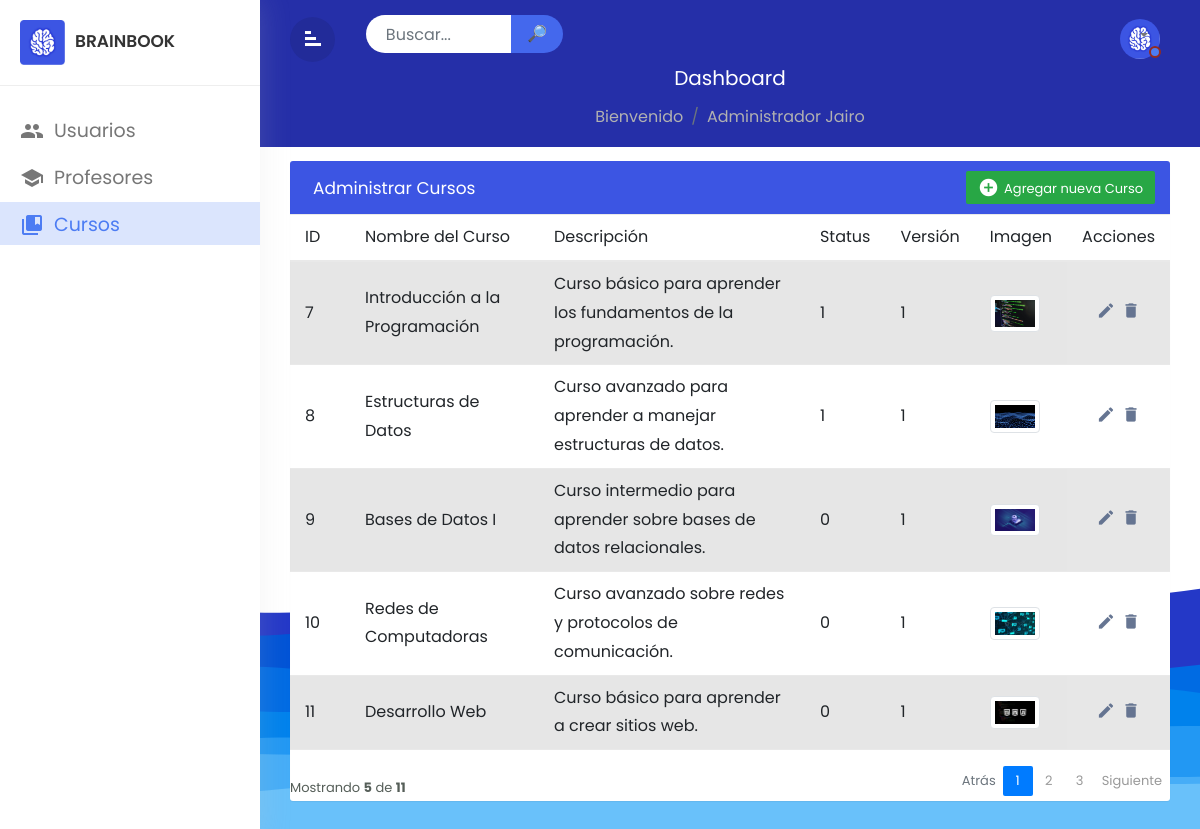
The page /dashboard/indexCursos.php (signed in) on the database its author committed.
### tables this page shows
CREATE TABLE `cursos` (
  `id_curso` int(11) NOT NULL,
  `nombre_curso` varchar(255) NOT NULL,
  `descripcion` text DEFAULT NULL,
  `status` tinyint(4) NOT NULL DEFAULT 1,
  `version` int(11) DEFAULT 1,
  `imagen` varchar(50) DEFAULT NULL
);

### dashboard/indexCursos.php (the view, shortened to what this page needs)
<!doctype html>
<?php
if (isset($_SESSION['usuario'])) {
    $nombre_usuario = $_SESSION['usuario'];
} else {
    header("Location: ../views/index.php");
    exit();
}
function obtenerTituloRol($rol_usuario)
{
    switch ($rol_usuario) {
        case 3:
            return 'Administrador';
    }
}
?>
<html lang="es">
<head>
    <link rel="stylesheet" href="../dashboard/sources/css/bootstrap.min.css">
    <link rel="stylesheet" href="https://maxcdn.bootstrapcdn.com/bootstrap/4.5.2/css/bootstrap.min.css">
    <link rel="stylesheet" href="../dashboard/sources/css/custom.css">
</head>
<body>
        <div class="wrapper">
            <div id="sidebar">
                <div class="sidebar-header">
                    <a href="../views/index.php">
                        <h3><img src="logobrainbook.jpeg" class="img-fluid" /><span>BrainBook</span></h3>
                    </a>
                </div>
                <ul class="list-unstyled component m-0">
                    <li class="">
                        <a href="indexUsuarios.php" class="dashboard"><i class="material-icons">group</i>Usuarios</a>
                    </li>
                    <li class="">
                        <a href="indexProfesores.php" class=""><i class="material-icons">school</i>Profesores</a>
                    </li>
                    <li class="active">
                        <a href="indexCursos.php" class=""><i class="material-icons">collections_bookmark</i>Cursos</a>
                    </li>
                </ul>
            </div>
            <div id="content">
                <div class="top-navbar">
                    <div class="xd-topbar">
                        <div class="row">
                            <div class="col-2 col-md-1 col-lg-1 order-2 order-md-1 align-self-center">
                                <div class="xp-menubar"> <span
                                        class="material-icons text-white">signal_cellular_alt</span>
                                </div>
                            </div>
                            <div class="col-md-5 col-lg-3 order-3 order-md-2">
                                <div class="xp-searchbar">
                                    <div class="input-group">
                                        <input type="search" id="busqueda" class="form-control" placeholder="Buscar...">
                                        <div class="input-group-append"> <button class="btn" type="submit"
                                                id="button-addon2">🔎</button> </div>
                                    </div>
                                </div>
                            </div>
                            <div class="col-10 col-md-6 col-lg-8 order-1 order-md-3">
                                <div class="xp-profilebar text-right">
                                    <nav class="navbar p-0">
                                        <ul class="nav navbar-nav flex-row ml-auto">
                                            <li class="nav-item dropdown"> <a class="nav-link dropdown-toggle" href="#"
                                                    id="navbarDropdown" role="button" data-toggle="dropdown"
                                                    aria-haspopup="true" aria-expanded="false"> <img
                                                        src="logobrainbook.jpeg"
                                                        style="width:40px; border-radius:50%;" />
                                                    <span class="xp-user-live"></span> </a>
                                            </li>
                                        </ul>
                                    </nav>
                                </div>
                            </div>
                        </div>
                        <div class="xp-breadcrumbbar text-center">
                            <h4 class="page-title">Dashboard</h4>
                            <?php
                            if (isset($_SESSION['usuario']) && isset($_SESSION['rol'])) {
                                $titulo_rol = obtenerTituloRol($_SESSION['rol']);
                                echo '<ol class="breadcrumb"> <li class="breadcrumb-item active">Bienvenido</li> <li class="breadcrumb-item active" aria-current="page">' . $titulo_rol . ' ' . htmlspecialchars($nombre_usuario) . '</li> </ol>';
                            } ?>
                        </div>
                    </div>
                </div>
                <div class="main-content">
                    <div class="row">
                        <div class="col-md-12">
                            <div class="table-wrapper">
                                <div class="table-title">
                                    <div class="row">
                                        <div class="col-sm-6 p-0 flex justify-content-lg-start justify-content-center">
                                            <h2 class="ml-lg-2">Administrar Cursos</h2>
                                        </div>
                                        <div class="col-sm-6 p-0 flex justify-content-lg-end justify-content-center">
                                            <a href="#addCourseModal" class="btn btn-success" data-toggle="modal">
                                                <i class="material-icons">&#xE147;</i>
                                                <span>Agregar nueva Curso</span>
                                            </a>
                                        </div>
                                    </div>
                                </div>
                                <?php
                                $registros_por_pagina = 5;
                                if (isset($_GET['pagina'])) {
                                    $pagina_actual = $_GET['pagina'];
                                } else {
                                    $pagina_actual = 1;
                                }
                                $offset = ($pagina_actual - 1) * $registros_por_pagina;
                                $database = new Database();
                                $conn = $database->getConnection();
                                $consulta = "SELECT cursos.id_curso, cursos.nombre_curso, cursos.descripcion, cursos.status, cursos.version, cursos.imagen, (SELECT COUNT(*) FROM curso_estudiante WHERE curso_estudiante.id_curso = cursos.id_curso) AS usuarios_inscritos FROM cursos LIMIT :offset, :registros_por_pagina";
                                $stmt = $conn->prepare($consulta);
                                $stmt->bindParam(':offset', $offset, PDO::PARAM_INT);
                                $stmt->bindParam(':registros_por_pagina', $registros_por_pagina, PDO::PARAM_INT);
                                $stmt->execute();
                                $resultado = $stmt->fetchAll(PDO::FETCH_ASSOC);
                                $resultado_total = $conn->query("SELECT COUNT(*) AS total FROM cursos");
                                $row_total = $resultado_total->fetch(PDO::FETCH_ASSOC);
                                $total_registros = $row_total['total'];
                                $total_paginas = ceil($total_registros / $registros_por_pagina); ?>
                                <table class="table table-striped table-hover">
                                    <thead>
                                        <tr>
                                            <th>ID</th>
                                            <th>Nombre del Curso</th>
                                            <th>Descripción</th>
                                            <th>Status</th>
                                            <th>Versión</th>
                                            <th>Imagen</th>
                                            <th>Acciones</th>
                                        </tr>
                                    </thead>
                                    <tbody id="courseTable">
                                        <?php foreach ($resultado as $fila) { ?>
                                        <tr>
                                            <td>
                                                <?php echo htmlspecialchars($fila['id_curso']); ?>
                                            </td>
                                            <td>
                                                <?php echo htmlspecialchars($fila['nombre_curso']); ?>
                                            </td>
                                            <td>
                                                <?php echo htmlspecialchars($fila['descripcion']); ?>
                                            </td>
                                            <td>
                                                <?php echo htmlspecialchars($fila['status']); ?>
                                            </td>
                                            <td>
                                                <?php echo htmlspecialchars($fila['version']); ?>
                                            </td>
                                            <td>
                                                <?php if (!empty($fila['imagen'])) { ?>
                                                <img src="<?php echo htmlspecialchars($fila['imagen']); ?>"
                                                    alt="Imagen del Curso" width="50" height="50" class="img-thumbnail"
                                                    data-toggle="modal" data-target="#imageModal"
                                                    data-src="<?php echo htmlspecialchars($fila['imagen']); ?>">
                                                <?php } else { ?>
                                                No hay imagen
                                                <?php } ?>
                                            </td>
                                            <td align="center">
                                                    <a class="edit" href="#editCourseModal" data-toggle="modal"
                                                        data-id="<?php echo htmlspecialchars($fila['id_curso']); ?>"
                                                        data-nombre="<?php echo htmlspecialchars($fila['nombre_curso']); ?>"
                                                        data-descripcion="<?php echo htmlspecialchars($fila['descripcion']); ?>"
                                                        data-status="<?php echo htmlspecialchars($fila['status']); ?>"
                                                        data-version="<?php echo htmlspecialchars($fila['version']); ?>"
                                                        data-imagen="<?php echo htmlspecialchars($fila['imagen']); ?>">
                                                        <i class="material-icons" data-toggle="tooltip"
                                                            title="Edit">&#xE254;</i>
                                                    </a>
                                                    <a class="delete" href="#deleteCourseModal" data-toggle="modal"
                                                        data-id="<?php echo htmlspecialchars($fila['id_curso']); ?>">
                                                        <i class="material-icons" data-toggle="tooltip"
                                                            title="Delete">&#xE872;</i>
                                                    </a>
                                                </td>
                                            </tr>
                                        <?php } ?>
                                    </tbody>
                                </table>
                                <div class="clearfix">
                                    <div class="hint-text">Mostrando
                                        <b><?php echo min(count($resultado), $registros_por_pagina); ?></b> de
                                        <b><?php echo $total_registros; ?></b>
                                    </div>
                                    <ul class="pagination">
                                        <?php if ($pagina_actual > 1): ?>
                                            <li class="page-item"><a href="?pagina=<?php echo $pagina_actual - 1; ?>"
                                                    class="page-link">Atrás</a></li>
                                        <?php else: ?>
                                            <li class="page-item disabled"><a href="#" class="page-link">Atrás</a></li>
                                        <?php endif; ?>
                                        <?php for ($i = 1; $i <= $total_paginas; $i++): ?>
                                            <li class="page-item <?php echo $i == $pagina_actual ? 'active' : ''; ?>">
                                                <a href="?pagina=<?php echo $i; ?>" class="page-link"><?php echo $i; ?></a>
                                            </li>
                                        <?php endfor; ?>
                                        <?php if ($pagina_actual < $total_paginas): ?>
                                            <li class="page-item"><a href="?pagina=<?php echo $pagina_actual + 1; ?>"
                                                    class="page-link">Siguiente</a></li>
                                        <?php else: ?>
                                            <li class="page-item disabled"><a href="#" class="page-link">Siguiente</a>
                                            </li>
                                        <?php endif; ?>
                                    </ul>
                                </div>
                            </div>
                        </div>
                    </div>
                </div>
            </div>
        </div>
</body>
</html>

### dashboard/indexCursos.php (style rules this page uses)
.form-control { border: 2px solid #007bff; }

### rows shown on the page
cursos: id_curso "7", nombre_curso "Introducción a la Programación", descripcion "Curso básico para aprender los fundamentos de la programación.", status "1", version "1", imagen (picture)
cursos: id_curso "8", nombre_curso "Estructuras de Datos", descripcion "Curso avanzado para aprender a manejar estructuras de datos.", status "1", version "1", imagen (picture)
cursos: id_curso "9", nombre_curso "Bases de Datos I", descripcion "Curso intermedio para aprender sobre bases de datos relacionales.", status "0", version "1", imagen (picture)
cursos: id_curso "10", nombre_curso "Redes de Computadoras", descripcion "Curso avanzado sobre redes y protocolos de comunicación.", status "0", version "1", imagen (picture)
cursos: id_curso "11", nombre_curso "Desarrollo Web", descripcion "Curso básico para aprender a crear sitios web.", status "0", version "1", imagen (picture)

### other values the page prints
$titulo_rol "Administrador"
$nombre_usuario "Jairo"
min(count($resultado), $registros_por_pagina) "5"
$total_registros "11"
